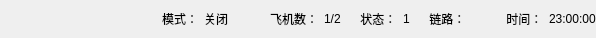
<?xml version="1.0" encoding="UTF-8"?>
<ui version="4.0">
 <class>QStatusToolbarWidget</class>
 <widget class="QWidget" name="QStatusToolbarWidget">
  <property name="enabled">
   <bool>true</bool>
  </property>
  <property name="geometry">
   <rect>
    <x>0</x>
    <y>0</y>
    <width>596</width>
    <height>38</height>
   </rect>
  </property>
  <property name="minimumSize">
   <size>
    <width>0</width>
    <height>20</height>
   </size>
  </property>
  <property name="maximumSize">
   <size>
    <width>16777215</width>
    <height>38</height>
   </size>
  </property>
  <property name="windowTitle">
   <string>Form</string>
  </property>
  <layout class="QHBoxLayout" name="horizontalLayout">
   <property name="leftMargin">
    <number>0</number>
   </property>
   <property name="topMargin">
    <number>0</number>
   </property>
   <property name="rightMargin">
    <number>0</number>
   </property>
   <property name="bottomMargin">
    <number>0</number>
   </property>
   <item>
    <spacer name="horizontalSpacer">
     <property name="orientation">
      <enum>Qt::Horizontal</enum>
     </property>
     <property name="sizeHint" stdset="0">
      <size>
       <width>223</width>
       <height>5</height>
      </size>
     </property>
    </spacer>
   </item>
   <item>
    <widget class="QLabel" name="label_2">
     <property name="minimumSize">
      <size>
       <width>0</width>
       <height>0</height>
      </size>
     </property>
     <property name="text">
      <string>模式：</string>
     </property>
    </widget>
   </item>
   <item>
    <widget class="QLabel" name="label_mode">
     <property name="minimumSize">
      <size>
       <width>60</width>
       <height>8</height>
      </size>
     </property>
     <property name="text">
      <string>关闭      </string>
     </property>
    </widget>
   </item>
   <item>
    <widget class="QLabel" name="label">
     <property name="minimumSize">
      <size>
       <width>0</width>
       <height>0</height>
      </size>
     </property>
     <property name="text">
      <string>飞机数：</string>
     </property>
    </widget>
   </item>
   <item>
    <widget class="QLabel" name="label_num">
     <property name="minimumSize">
      <size>
       <width>0</width>
       <height>0</height>
      </size>
     </property>
     <property name="text">
      <string>1/2</string>
     </property>
    </widget>
   </item>
   <item>
    <widget class="QLabel" name="label_3">
     <property name="text">
      <string>    状态：</string>
     </property>
    </widget>
   </item>
   <item>
    <widget class="QLabel" name="label_state">
     <property name="text">
      <string>1</string>
     </property>
    </widget>
   </item>
   <item>
    <widget class="QLabel" name="label_5">
     <property name="text">
      <string>    链路：</string>
     </property>
    </widget>
   </item>
   <item>
    <widget class="QToolButton" name="toolButton_light">
     <property name="enabled">
      <bool>true</bool>
     </property>
     <property name="minimumSize">
      <size>
       <width>15</width>
       <height>15</height>
      </size>
     </property>
     <property name="text">
      <string/>
     </property>
     <property name="icon">
      <iconset resource="../qfi.qrc">
       <normaloff>:/qfi/images/light_red.png</normaloff>:/qfi/images/light_red.png</iconset>
     </property>
     <property name="iconSize">
      <size>
       <width>15</width>
       <height>15</height>
      </size>
     </property>
     <property name="checkable">
      <bool>false</bool>
     </property>
     <property name="checked">
      <bool>false</bool>
     </property>
     <property name="toolButtonStyle">
      <enum>Qt::ToolButtonIconOnly</enum>
     </property>
     <property name="autoRaise">
      <bool>true</bool>
     </property>
    </widget>
   </item>
   <item>
    <widget class="QLabel" name="label_7">
     <property name="text">
      <string>    时间：</string>
     </property>
    </widget>
   </item>
   <item>
    <widget class="QLabel" name="label_time">
     <property name="text">
      <string>23:00:00</string>
     </property>
    </widget>
   </item>
  </layout>
 </widget>
 <resources>
  <include location="../qfi.qrc"/>
 </resources>
 <connections/>
</ui>
